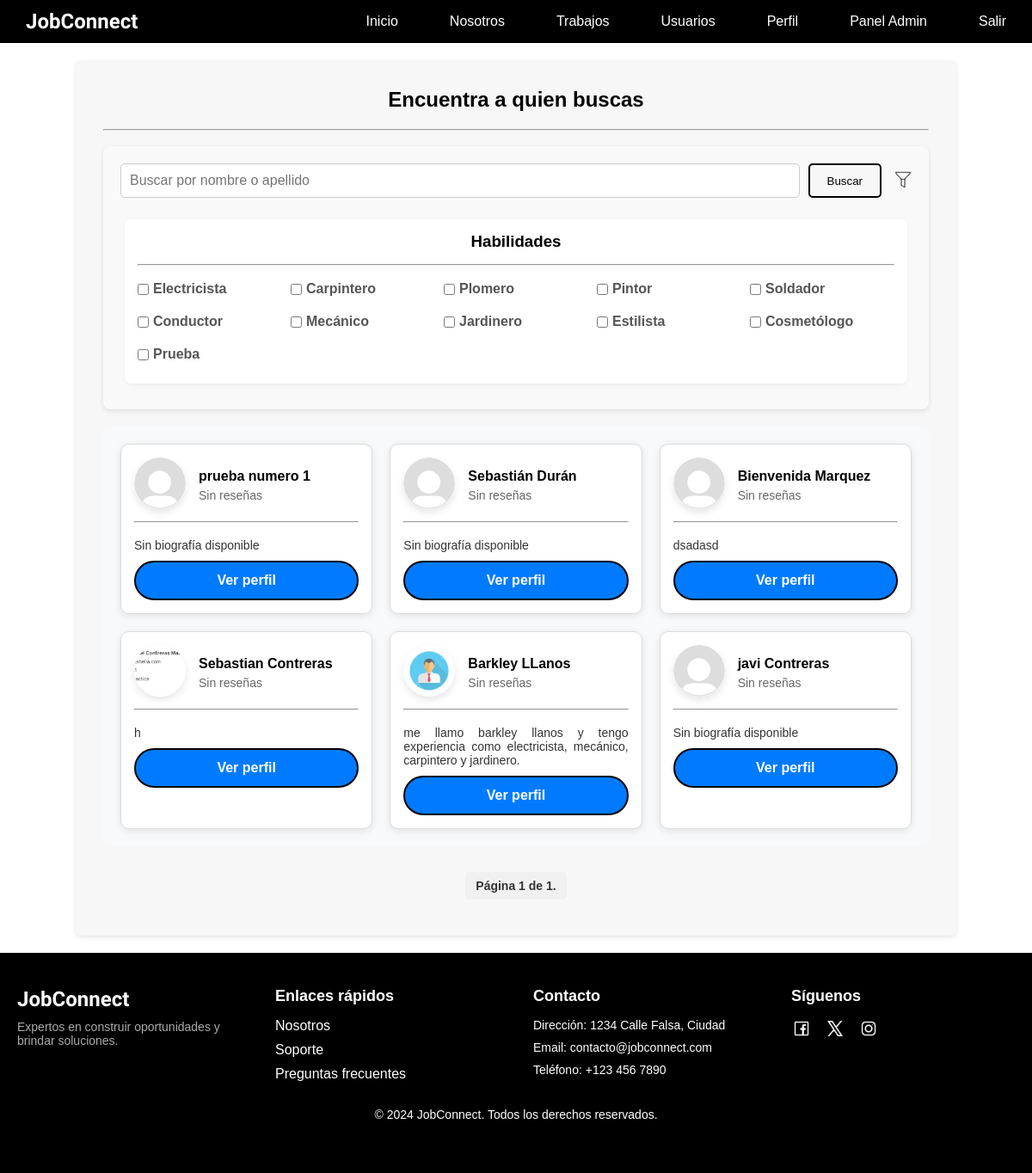
The page /usuarios/usuarios/lista/ (signed in) on the database as committed earlier.
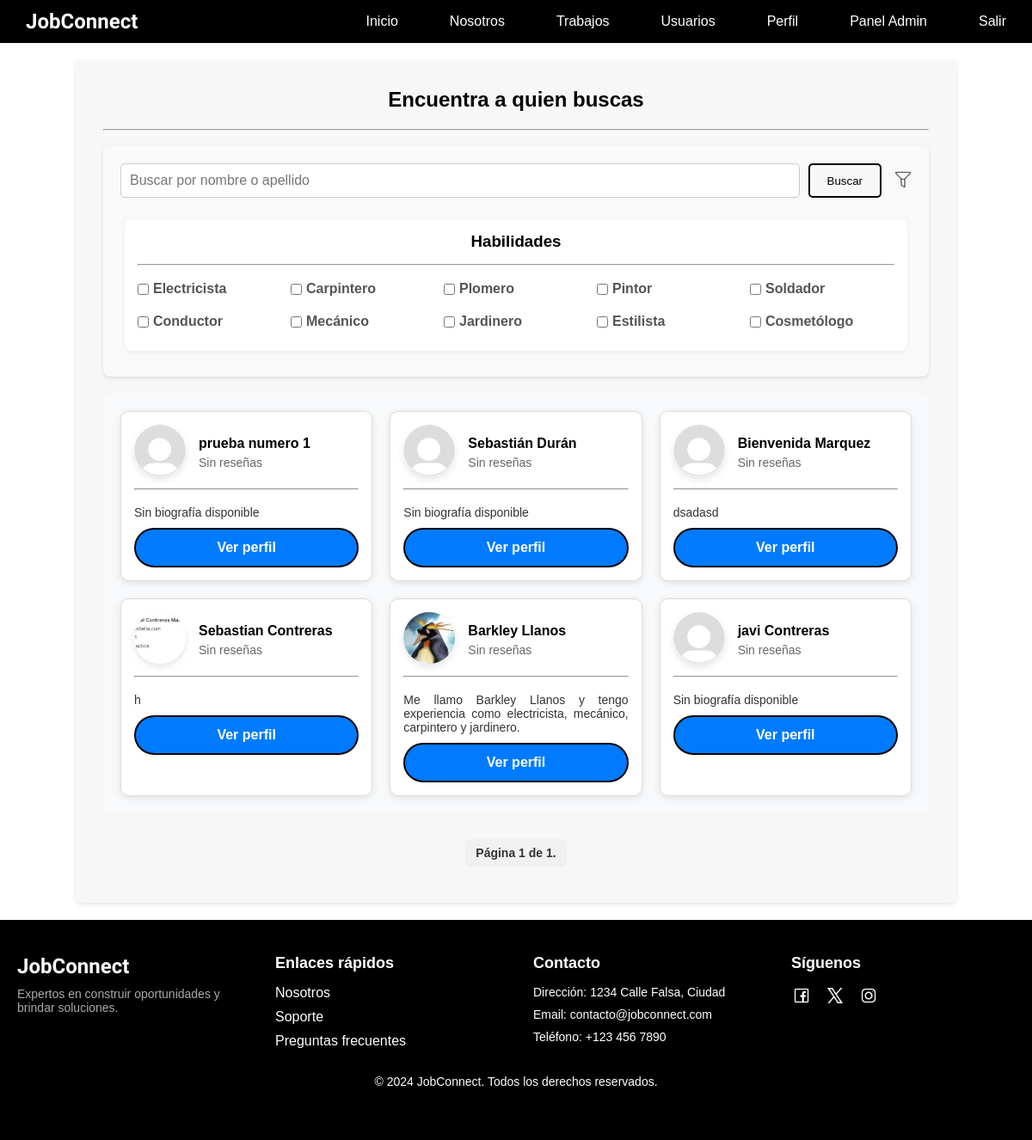
The same page on the database as committed later.
### usuarios/models.py (models this page shows, shortened)
class Habilidades(models.Model):
    nombre = models.CharField(max_length=50, unique=True)

class CustomUser(AbstractBaseUser, PermissionsMixin):
    NATIONALITY_CHOICES = [
        ('CL', 'Chilena'),
        ('AR', 'Argentina'),
        ('BR', 'Brasileña'),
        ('VE', 'Venezolana'),
        ('PE', 'Peruana'),
        ('CO', 'Colombiana'),
    ]
    GENERO_CHOICES = [
        ('M', 'Masculino'),
        ('F', 'Femenino'),
        ('O', 'Otro')
    ]
    email = models.EmailField(unique=True)
    rut = models.CharField(max_length=12)
    first_name = models.CharField(max_length=30)
    s_nombre = models.CharField(max_length=30, blank=True, null=True)
    last_name = models.CharField(max_length=30)
    s_apellido = models.CharField(max_length=30, blank=True, null=True)
    fecha_nacimiento = models.DateField(validators=[validar_fecha_nacimiento])
    region = models.ForeignKey(Region, on_delete=models.SET_NULL, null=True, blank=True)
    comuna = models.ForeignKey(Comuna, on_delete=models.SET_NULL, null=True, blank=True)
    bio = models.TextField(max_length=500, blank=True)
    foto_perfil = models.ImageField(upload_to='perfiles/', null=True, blank=True)
    numero_telefono = models.CharField(
        max_length=15,
        validators=[RegexValidator(r'^\+?1?\d{9,15}$', message="El número debe estar en el formato: +999999999")]
    )
    genero = models.CharField(max_length=1, choices=GENERO_CHOICES)
    nacionalidad = models.CharField(max_length=15, choices=NATIONALITY_CHOICES)
    instagram = models.URLField(max_length=150, blank=True, null=True)
    facebook = models.URLField(max_length=150, blank=True, null=True)
    trabajos_realizados = models.PositiveIntegerField(default=0)
    trabajos_solicitados = models.PositiveIntegerField(default=0)
    is_active = models.BooleanField(default=True)
    is_staff = models.BooleanField(default=False)
    habilidades = models.ManyToManyField('Habilidades', blank=True)
    USERNAME_FIELD = 'email'
    REQUIRED_FIELDS = ['rut', 'first_name', 'last_name', 'fecha_nacimiento', 'numero_telefono', 'genero', 'nacionalidad']
    objects = CustomUserManager()
    groups = models.ManyToManyField('auth.Group', related_name='customuser_set', blank=True)
    user_permissions = models.ManyToManyField('auth.Permission', related_name='customuser_set', blank=True)

### usuarios/views.py (the view)
# urls.py: path('usuarios/lista/', views.listar_usuarios, name='lista_usuarios'),
@login_required
def listar_usuarios(request):
    query = request.GET.get('query', '')
    habilidades_seleccionadas = request.GET.getlist('habilidades')
    calificacion_minima = request.GET.get('calificacion_minima')
    orden = request.GET.get('orden', 'desc')
    region_seleccionada = request.GET.get('region', '')  # Filtro por región
    comuna_seleccionada = request.GET.get('comuna', '')  # Filtro por comuna
    habilidades_seleccionadas = [int(hab) for hab in habilidades_seleccionadas if hab.isdigit()]
    usuarios = CustomUser.objects.exclude(id=request.user.id)
    if query:
        usuarios = usuarios.filter(first_name__icontains=query) | usuarios.filter(last_name__icontains=query)
    if habilidades_seleccionadas:
        usuarios = usuarios.filter(habilidades__id__in=habilidades_seleccionadas).distinct()
    if region_seleccionada and region_seleccionada != 'None':
        usuarios = usuarios.filter(region__id=region_seleccionada)
    if comuna_seleccionada and comuna_seleccionada != 'None':
        usuarios = usuarios.filter(comuna__id=comuna_seleccionada)
    usuarios = usuarios.annotate(
        calificacion_promedio=Coalesce(Avg('reseñas_recibidas__calificacion', output_field=FloatField()), Value(0.0))
    )
    if calificacion_minima and calificacion_minima != 'None':
        usuarios = usuarios.filter(calificacion_promedio__gte=float(calificacion_minima))
    usuarios = usuarios.order_by('-calificacion_promedio' if orden == 'desc' else 'calificacion_promedio')
    paginator = Paginator(usuarios, 9)  # Muestra 10 usuarios por página
    page_number = request.GET.get('page')  # Obtiene el número de página de la consulta
    usuarios_paginated = paginator.get_page(page_number)
    habilidades = Habilidades.objects.all()
    regiones = Region.objects.all()  # Obtén todas las regiones
    comunas = Comuna.objects.filter(region_id=region_seleccionada) if region_seleccionada else Comuna.objects.none()# Obtén todas las comunas
    return render(request, 'usuarios/lista_usuarios.html', {
        'usuarios': usuarios_paginated,
        'query': query,
        'habilidades': habilidades,
        'habilidades_seleccionadas': habilidades_seleccionadas,
        'calificacion_minima': calificacion_minima,
        'orden': orden,
        'regiones': regiones,  # Enviar regiones al template
        'comunas': comunas,    # Enviar comunas al template
        'region_seleccionada': region_seleccionada,  # Para mantener la selección
        'comuna_seleccionada': comuna_seleccionada,  # Para mantener la selección
    })

### usuarios/templates/usuarios/lista_usuarios.html (shortened to what this page needs)
{% extends 'core/base.html' %}
{% load static %}
{% block extra_css %}
    <link rel="stylesheet" href="https://cdnjs.cloudflare.com/ajax/libs/lightbox2/2.11.5/css/lightbox.min.css"
 />
    <link rel="stylesheet" type="text/css" href="{% static 'usuarios/css/listar_usuarios.css' %}">
{% endblock %}
{% block content %}
<div class="container">
    <h1 class="titulo">Encuentra a quien buscas</h1>
    <hr class="divider">
    <br>
    <div class="filter-form">
        <form method="get" action="{% url 'lista_usuarios' %}" class="form-container">
            <div class="search-bar">
                <input type="text" name="query" placeholder="Buscar por nombre o apellido" value="{{ query|default:'' }}">
                <button type="submit">Buscar</button>
                <button class="filter-toggle" type="button" onclick="toggleFilters()">
                    <img id="filter-icon" src="{% static 'usuarios/images/embu1.png' %}" alt="Más Filtros" width="20" height="20">
                </button>
            </div>
            <div class="filter-section habilidades">
                <h3>Habilidades</h3>
                <hr class="divider">
                <br>
                <div class="checkbox-group">
                    {% for habilidad in habilidades %}
                        <label>
                            <input type="checkbox" name="habilidades" value="{{ habilidad.id }}"
                                {% if habilidad.id|stringformat:"i" in habilidades_seleccionadas %}checked{% endif %}>
                            {{ habilidad.nombre }}
                        </label>
                    {% endfor %}
                </div>
            </div>
        </form>
    </div>
    <div class="user-list">
        <ul>
            {% for usuario in usuarios %}
                <li class="user-list-item">
                    <div class="user-info">
                        <div class="user-header">
                            {% if usuario.foto_perfil %}
                                <a href="{{ usuario.foto_perfil.url }}" data-lightbox="perfil" data-title="Foto de {{ usuario.first_name }}">
                                    <img src="{{ usuario.foto_perfil.url }}" alt="Foto de {{ usuario.first_name }}" class="profile-image">
                                </a>
                            {% else %}
                                <a href="{% static 'images/foto_perfil_defecto.svg' %}" data-lightbox="perfil" data-title="Foto de perfil por defecto">
                                    <img src="{% static 'images/foto_perfil_defecto.svg' %}" alt="Foto de perfil por defecto" class="profile-image">
                                </a>
                            {% endif %}
                            <div class="user-details">
                                <strong>{{ usuario.first_name }} {{ usuario.last_name }}</strong>
                                <p class="user-rating">
                                    {% if usuario.calificacion_promedio == 0 %}
                                        Sin reseñas
                                    {% else %}
                                        {{ usuario.calificacion_promedio|floatformat:1 }} ★
                                    {% endif %}
                                </p>
                            </div>
                        </div>
                        <hr class="divider">
                        <br>
                        <p class="user-bio">
                            {{ usuario.bio|default:"Sin biografía disponible"|slice:":100" }}{% if usuario.bio|length > 100 %}...{% endif %}
                        </p>
                        <a class="btn view-profile" href="{% url 'perfil_publico' usuario.id %}">Ver perfil</a>
                    </div>
                </li>
            {% endfor %}
        </ul>
    </div>
    <div class="pagination">
        <span class="step-links">
            <span class="current">
                Página {{ usuarios.number }} de {{ usuarios.paginator.num_pages }}.
            </span>
        </span>
    </div>
</div>
{% endblock %}

Rows that differ between the two databases and show on the page:
removed Habilidades: nombre "Prueba"
changed CustomUser "Barkley": foto_perfil: a different picture; last_name "LLanos" → "Llanos"; bio "me llamo barkley llanos y tengo experiencia como electricista, mecánico, carpintero y jardinero." → "Me llamo Barkley Llanos y tengo experiencia como electricista, mecánico, carpintero y jardinero."
